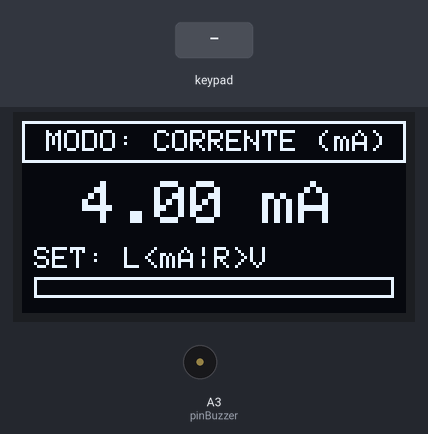
This sketch was run on a simulated Arduino Uno, built with avr-gcc and run on an emulated ATmega328P. Parts: 128×64 one-colour display, buzzer (waves = sounding). The test bench sets the inputs (shaded band).

Above: at 1.2 s.
1.3 s: keypad keys 2 3 4 5 pressed 0.4 s apart
At 3.9 s:
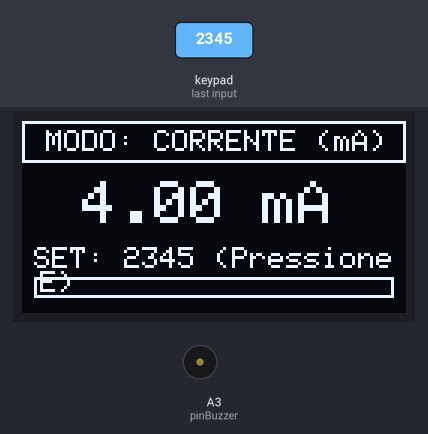
4.4 s: key 'E' pressed
At 4.67 s:
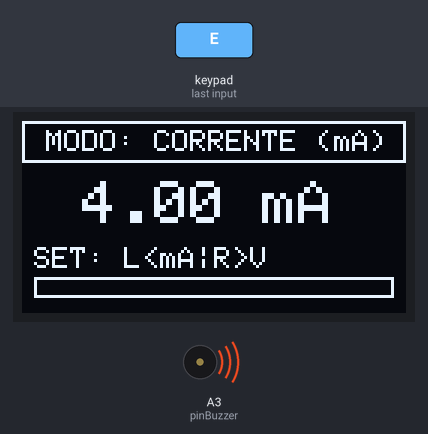
6.4 s: key 'f' pressed
At 7.2 s:
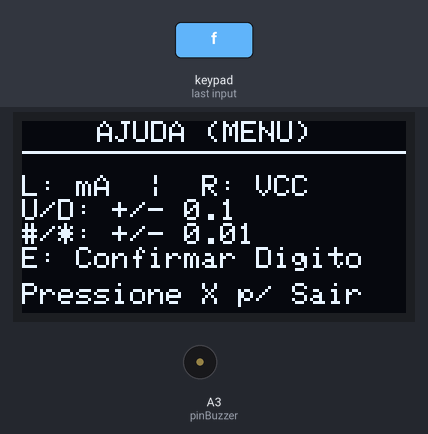
7.9 s: key 'F' pressed
At 8.4 s:
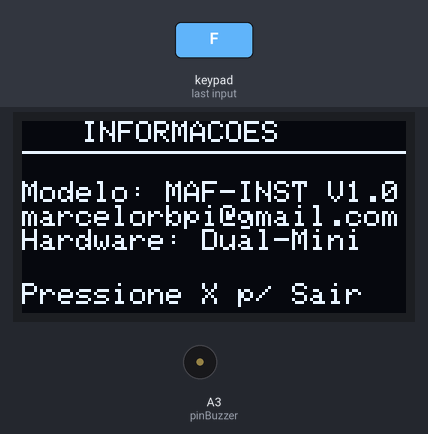
9.4 s: key 'X' pressed
At 10.2 s:
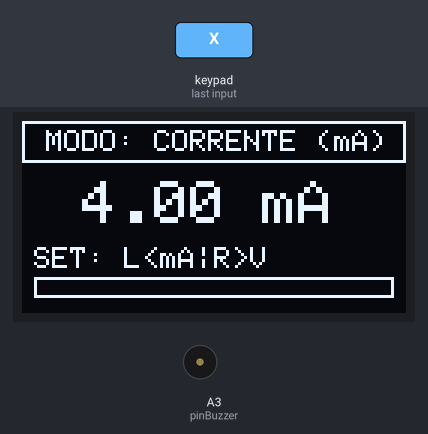
10.9 s: key 'R' pressed
At 11.5 s:
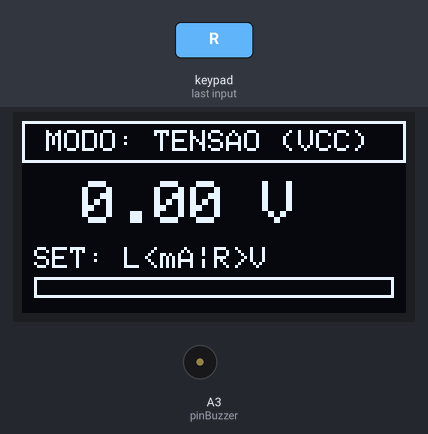
Timing chart, 0 to 13.4 s (numbered marks = the images above; inputs shaded):
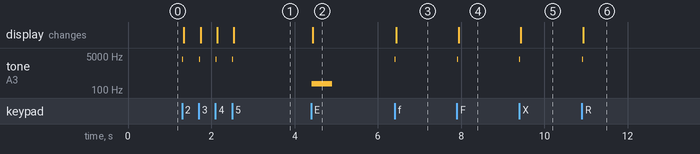

The sketch:

mini_oled_teclado.ino
```cpp
#include <Wire.h>
#include <Adafruit_GFX.h>
#include <Adafruit_SSD1306.h>
#include <Keypad.h>

#define SCREEN_WIDTH 128
#define SCREEN_HEIGHT 64
Adafruit_SSD1306 display(SCREEN_WIDTH, SCREEN_HEIGHT, &Wire, -1);

const byte ROWS = 4;
const byte COLS = 5;
char keys[ROWS][COLS] = {
  {'L', '7', '4', '1' ,'f'},
  {'0', '8', '5', '2','F'},
  {'R', '9', '6', '3','#'},
  {'E', 'X', 'D', 'U','*'}
};
byte rowPins[ROWS] = {2, 3, 4, 5};
byte colPins[COLS] = {6, 7, 8, 9, 10};
Keypad keypad = Keypad(makeKeymap(keys), rowPins, colPins, ROWS, COLS);

String inputString = "";
float valorSetado = 4.00;
bool modoVoltagem = false;
int telaAtual = 0;
const int pinBuzzer = A3;

void enviarParaDAC(int valor10bits) {
  Wire.beginTransmission(0x09);
  Wire.write(highByte(valor10bits)); // Parte alta do número (os bits de cima)
  Wire.write(lowByte(valor10bits));  // Parte baixa do número (os bits de baixo)
  Wire.endTransmission();
}

void emitirBip(int frequencia, int duracao) {
  tone(pinBuzzer, frequencia, duracao);
}

void atualizarSistema() {
  display.clearDisplay();
  display.setTextColor(SSD1306_WHITE);

  if (telaAtual == 1) { // --- TELA F1: AJUDA ---
    display.setTextSize(1);
    display.setCursor(25, 0);
    display.println(F("AJUDA (MENU)"));
    display.drawFastHLine(0, 10, 128, SSD1306_WHITE);
    display.setCursor(0, 18);
    display.println(F("L: mA  |  R: VCC"));
    display.println(F("U/D: +/- 0.1"));
    display.println(F("#/*: +/- 0.01"));
    display.println(F("E: Confirmar Digito"));
    display.setCursor(0, 54);
    display.print(F("Pressione X p/ Sair"));
  }
  else if (telaAtual == 2) { // --- TELA F2: INFO ---
    display.setTextSize(1);
    display.setCursor(20, 0);
    display.println(F("INFORMACOES"));
    display.drawFastHLine(0, 10, 128, SSD1306_WHITE);
    display.setCursor(0, 20);
    display.println(F("Modelo: MAF-INST V1.0"));
    display.println(F("marcelorbpi@gmail.com"));
    display.println(F("Hardware: Dual-Mini"));
    display.setCursor(0, 54);
    display.print(F("Pressione X p/ Sair"));
  }
  else { // --- TELA 0: TRABALHO ---
    // Procure esta linha dentro da função atualizarSistema()
    int valorDAC = modoVoltagem ? (valorSetado / 10.0) * 1023.0 : (valorSetado - 4.0) / 16.0 * 1023.0;

    display.drawRect(0, 0, 128, 14, SSD1306_WHITE);
    display.setTextSize(1);
    display.setCursor(8, 3);
    display.print(modoVoltagem ? F("MODO: TENSAO (VCC)") : F("MODO: CORRENTE (mA)"));

    display.setTextSize(2);
    display.setCursor(20, 20);
    display.print(valorSetado, 2);
    display.print(modoVoltagem ? F(" V") : F(" mA"));

    // Exibe o que está sendo digitado
    display.setTextSize(1);
    display.setCursor(4, 42);
    display.print(F("SET: "));
    if (inputString.length() > 0) {
        display.print(inputString);
        display.print(F(" (Pressione E)"));
    } else {
        display.print(F("L<mA|R>V"));
    }

    int larguraBarra = modoVoltagem ? map(valorSetado * 100, 0, 1000, 0, 120) : map(valorSetado * 100, 400, 2000, 0, 120);
    display.drawRect(4, 52, 120, 7, SSD1306_WHITE);
    display.fillRect(4, 52, larguraBarra, 7, SSD1306_WHITE);
  }
  display.display();
}

void setup() {
  Wire.begin();
  pinMode(pinBuzzer, OUTPUT);
  if(!display.begin(SSD1306_SWITCHCAPVCC, 0x3C)) for(;;);
  atualizarSistema();
}

void loop() {
  char key = keypad.getKey();

  if (key) {
    emitirBip(3500, 15);

    if (key == 'f') { telaAtual = 1; inputString = ""; }
    else if (key == 'F') { telaAtual = 2; inputString = ""; }
    else if (key == 'X') { telaAtual = 0; inputString = ""; }
    else if (key == 'R' && !modoVoltagem) { modoVoltagem = true; valorSetado = 0.00; inputString = ""; }
    else if (key == 'L' && modoVoltagem) { modoVoltagem = false; valorSetado = 4.00; inputString = ""; }

    else if (telaAtual == 0) {
      if (key >= '0' && key <= '9') {
        if (inputString.length() < 4) inputString += key;
      }
      else if (key == 'U') valorSetado += 0.1;
      else if (key == 'D') valorSetado -= 0.1;
      else if (key == '#') valorSetado += 0.01;
      else if (key == '*') valorSetado -= 0.01;
      else if (key == 'E') {
        if (inputString.length() > 0) {
          float vDigitado = inputString.toFloat() / 100.0;
          if (!modoVoltagem) {
            if (vDigitado >= 4.0 && vDigitado <= 20.0) valorSetado = vDigitado;
            else emitirBip(200, 500);
          } else {
            if (vDigitado >= 0.0 && vDigitado <= 10.0) valorSetado = vDigitado;
            else emitirBip(200, 500);
          }
          inputString = "";
        }
      }
    }

    if (!modoVoltagem) {
      if (valorSetado > 20.0) valorSetado = 20.0; if (valorSetado < 4.0) valorSetado = 4.0;
    } else {
      if (valorSetado > 10.0) valorSetado = 10.0; if (valorSetado < 0.0) valorSetado = 0.0;
    }
    atualizarSistema();
  }
}
```

Measured:
- after the input at 1.3 s, tone on A3 (pinBuzzer): alternates 3500 Hz for 0.02 s and silent for 0.38 s, 8 changes in all, then stays silent, starting at once; the display: first changes at once (image 1 shows a later state)
- after the input at 4.4 s, tone on A3 (pinBuzzer): silent → 200 Hz at once, → silent 0.50 s later; the display: changes at once (image 2)
- after the input at 6.4 s, tone on A3 (pinBuzzer): silent → 3500 Hz at once, → silent 0.02 s later; the display: changes after 0.05 s (image 3)
- after the input at 7.9 s, tone on A3 (pinBuzzer): silent → 3500 Hz at once, → silent 0.02 s later; the display: changes after 0.05 s (image 4)
- after the input at 9.4 s, tone on A3 (pinBuzzer): silent → 3500 Hz at once, → silent 0.02 s later; the display: changes at once (image 5)
- after the input at 10.9 s, tone on A3 (pinBuzzer): silent → 3500 Hz at once, → silent 0.02 s later; the display: changes at once (image 6)
